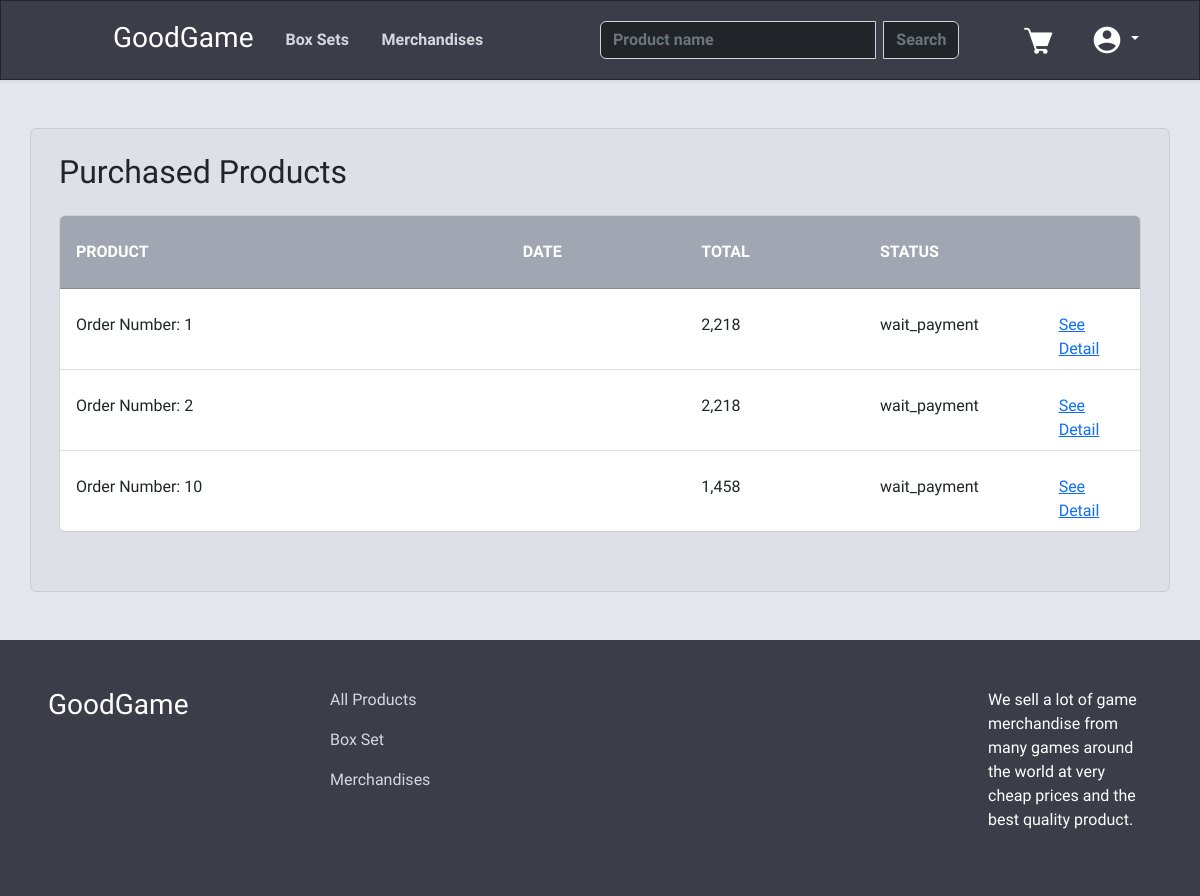
/orders.php (signed in), run on an earlier commit of the app's database.
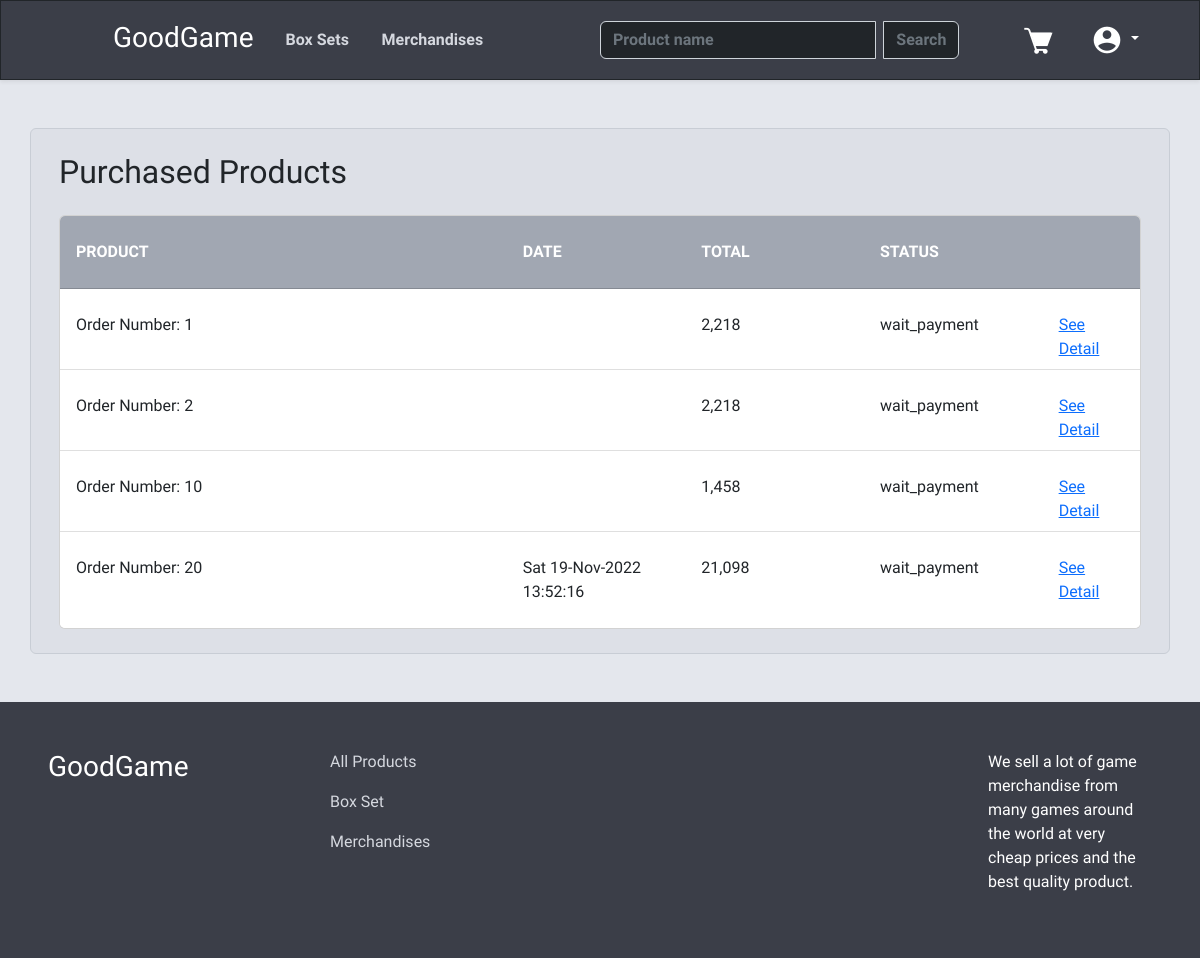
And on a later commit of the database.
### tables this page shows
CREATE TABLE "Order" (
	"Order_ID"	INTEGER NOT NULL,
	"CustomerID"	INTEGER NOT NULL,
	"Order_Status"	TEXT,
	"Ord_name"	TEXT,
	"Ord_lname"	TEXT,
	"Ord_address"	TEXT,
	"Ord_city"	TEXT,
	"Ord_province"	TEXT,
	"Ord_post"	TEXT,
	"Ord_phone"	TEXT,
	"Ord_total"	INTEGER,
	"Ord_date"	TEXT,
	PRIMARY KEY("Order_ID" AUTOINCREMENT)
);

### orders.php (the view, shortened to what this page needs)
<?php
include "navbar.php";
$sql = "SELECT * FROM 'Order' WHERE CustomerID =" . $_SESSION["ID"] . "";
$result = $db->query($sql);
?>
<html lang="en">
<head>
    <link rel="stylesheet" href="stylesorders.css">
    <link rel="stylesheet" href="stylesnavfoot.css">
</head>
<body>
    <div class="container-fluid main-container">
        <div class="container mt-5 mb-5 purchases-contain rounded">
            <h2 class="mt-4 mb-4 ms-3">Purchased Products</h2>
            <div class="card ms-3 me-3 mb-4">
                <div class="card-header head-list">
                    <div class="row mt-3">
                        <div class="col-5">
                            <p class="fw-bold text-white">PRODUCT</p>
                        </div>
                        <div class="col-2">
                            <p class="fw-bold text-white">DATE</p>
                        </div>
                        <div class="col-2">
                            <p class="fw-bold text-white">TOTAL</p>
                        </div>
                        <div class="col-2">
                            <p class="fw-bold text-white">STATUS</p>
                        </div>
                    </div>
                </div>
                <ul class="list-group list-group-flush">
                    <?php
                    while ($order = $result->fetchArray(SQLITE3_ASSOC)) {
                        echo '<li class="list-group-item">
                            <div class="row mt-3">
                                <div class="col-5">
                                    <p class=""> Order Number: ' . $order['Order_ID'] . '</p>
                                </div>
                                <div class="col-2">
                                    <p class="">' . $order['Ord_date'] . '</p>
                                </div>
                                <div class="col-2">
                                    <p class="">' . number_format($order['Ord_total']) . '</p>
                                </div>
                                <div class="col-2">
                                    <p class="">' . $order['Order_Status'] . '</p>
                                </div>
                                <div class="col-1">
                                    <a href="orderdetail.php?id=' . $order['Order_ID'] . '" class="button">See Detail</a>
                                </div>
                            </div>
                        </li>';
                    }
                    ?>
                </ul>
            </div>
        </div>
    </div>
    <footer class="main-navbar">
        <div class="container-fluid p-5">
            <div class="row">
                <div class="col-3">
                    <h3><a class="nav-link text-white" href="index.php">GoodGame</a></h3>
                </div>
                <div class="col-7">
                    <a class="nav-link web-text-color pb-3" href="filter.php?filter_type=None">All Products</a>
                    <a class="nav-link web-text-color pb-3" href="filter.php?filter_type=Box Set">Box Set</a>
                    <a class="nav-link web-text-color pb-3" href="filter.php?filter_type=Merchandise">Merchandises</a>
                </div>
                <div class="col-2">
                    <p class="text-white">We sell a lot of game merchandise from many games around the world at very cheap prices and the best quality product.</p>
                </div>
            </div>
        </div>
    </footer>
</body>
</html>

### navbar.php (shortened to what this page needs)
<html lang="en">
<head>
    <link href="stylesnavfoot.css" rel="stylesheet">
    <link href="https://cdn.jsdelivr.net/npm/bootstrap@5.2.2/dist/css/bootstrap.min.css" rel="stylesheet">
</head>
<body>
    <nav class="navbar sticky-top main-navbar shadow-sm border border-dark">
        <ul class="nav me-auto ms-5">
            <li class="nav-item ms-5 mt-1">
                <h3><a class="nav-link text-white" href="index.php">GoodGame</a></h3>
            </li>
            <li class="nav-item me-5">
                <a class='nav-link web-text-color fw-bold text-in-nav' href='filter.php?filter_type=Box Set'>Box Sets</a>
            </li>
            <li class="nav-item ms-5">
                <a class="nav-link web-text-color fw-bold text-in-nav" href="filter.php?filter_type=Merchandise">Merchandises</a>
            </li>
        </ul>
        <form class="d-flex text-in-nav search-nav" role="search" method="post" action="filter.php">
            <?php
            echo "<div class='input-group'>";
            echo "<input class='form-control me-2 text-white bg-dark fw-bold' type='text' placeholder='Product name' aria-label='Search' name='searchName' value='" . $_SESSION['searchName'] . "'>";
            echo "<input type='submit' name='submitName' class='btn btn-outline-secondary search-button-nav fw-bold' value='Search'>";
            echo "</div>";
            ?>
        </form>
        <?php
        if (!isset($_SESSION["email"])) {
            echo '<ul class="nav me-5">
                        <li class="nav-item">
                            <a class="nav-link web-text-color fw-bold" href="signup.php">Sign Up</a>
                        </li>
                        <li class="nav-item">
                            <a class="nav-link web-text-color fw-bold" href="login.php">Log In</a>
                        </li>
                    </ul>';
        } else {
            $sent = htmlspecialchars($_SERVER["PHP_SELF"]);
            echo '<a href="cart.php"><img src="image/webelement/cart.png" alt="" class="me-4"></a>';
            echo '<div class="dropdown me-5">
            <a class="btn btn-secondary dropdown-toggle user-dropdown" href="#" role="button" id="dropdownMenuLink" data-bs-toggle="dropdown" aria-expanded="false">
                <img src="image/webelement/user.png" alt="">
            </a>
            <ul class="dropdown-menu dropdown-menu-end user-dropdown-list shadow-sm">
                <li><a class="dropdown-item text-white user-dropdown-list-item mt-2" href="user.php">Account</a></li>
                <li><a class="dropdown-item text-white user-dropdown-list-item" href="orders.php">Purchases</a></li>
                <li><a class="dropdown-item text-white user-dropdown-list-item" href="wishlist.php">Wish List</a></li>
                <li>
                    <form action="' . $sent . '" method="post">
                        <input type="hidden" name="logout">
                        <a class="dropdown-item text-white user-dropdown-list-item" onclick="this.parentNode.submit();">Log Out</a>
                    </form>
                </li>
            </ul>
        </div>';
        }
        ?>
    </nav>
</body>
</html>

### stylesnavfoot.css (style rules this page uses)
.web-text-color { color: rgba(213, 216, 223) !important; }
.main-navbar { background-color: rgba(59, 62, 72); }
.text-in-nav { margin: 0; position: absolute; top: 50%; transform: translateY(-50%); }
.search-nav { margin-left: 50%; width: 30%; }
.user-dropdown { background-color: transparent !important; border: none !important; }
.search-button-nav { background-color: rgb(33, 37, 41) !important; border-color: rgb(206, 212, 218) !important; }

### stylesorders.css (style rules this page uses)
body { font-family: 'Chakra Petch', sans-serif !important; }
.main-container { background-color: rgb(228, 231, 237); display: flex; min-height: 70%; }
.purchases-contain { background-color: rgb(221, 224, 231); border-style: solid; border-color: rgb(200, 205, 213); border-width: thin; }
.head-list { background-color: rgb(161, 167, 178) !important; }

What changed in the data, as far as the page shows it:
added order: Order_ID "20", Ord_date "Sat 19-Nov-2022 13:52:16", Ord_total "21,098", Order_Status "wait_payment"
